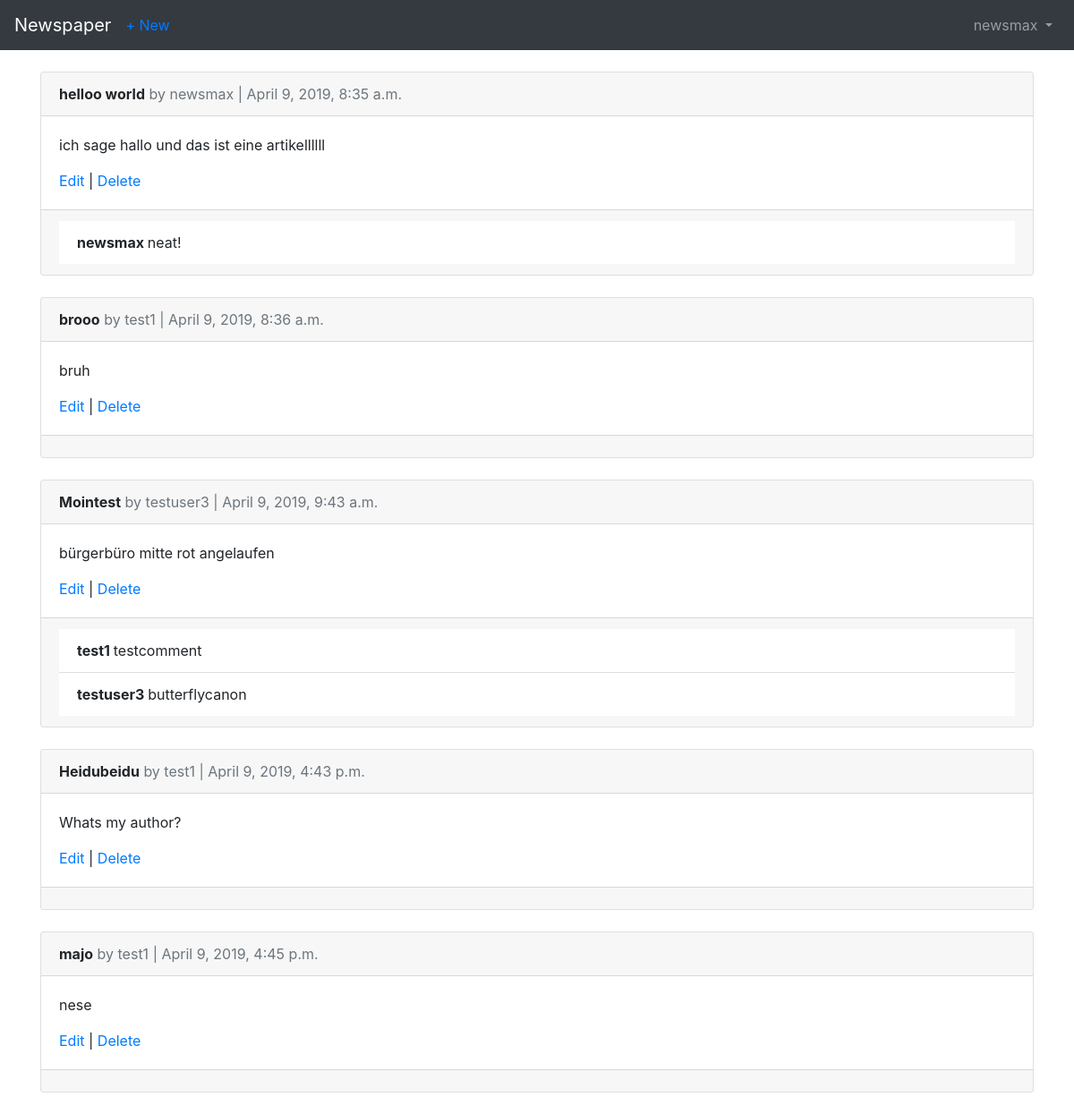
The page /articles/ (signed in) on the database its author committed.
### users/models.py (models this page shows)
class CustomUser(AbstractUser):
  age = models.PositiveIntegerField(null=True, blank=True) # null allows empty database value, blank allows empty form input

### articles/models.py (models this page shows, shortened)
class Article(models.Model):
  title = models.CharField(max_length=255)
  body = models.TextField()
  date = models.DateTimeField(auto_now_add=True)
  author = models.ForeignKey(get_user_model(), on_delete=models.CASCADE)

class Comment(models.Model):
  article = models.ForeignKey(
    Article,
    on_delete=models.CASCADE,
    related_name='comments'
  )
  comment = models.CharField(max_length=240)
  author = models.ForeignKey(get_user_model(), on_delete=models.CASCADE)
  def __str__(self):
    return self.comment

### articles/views.py (the view)
# urls.py: path('', ArticleListView.as_view(), name='article_list')
class ArticleListView(LoginRequiredMixin, ListView):
  model = Article
  template_name = "article_list.html"
  login_url = 'login'

### templates/article_list.html (shortened to what this page needs)
{% extends "base.html" %}
{% block content %}
  {% for article in object_list %}
    <div class="card">
      <div class="card-header">
        <span class="font-weight-bold">{{ article.title }}</span>
        <span class="text-muted"> by {{ article.author }} |
        {{article.date }}</span>
      </div>
      <div class="card-body">
        <p>{{ article.body }}</p>
        <a href="{% url 'article_edit' article.pk %}">Edit</a> |
        <a href="{% url 'article_delete' article.pk %}">Delete</a>
      </div>
      <div class="card-footer">
      {% for comment in article.comments.all %}
        <ul class="list-group list-group-flush">
          <li class="list-group-item">
            <span class="font-weight-bold">{{ comment.author }} </span>
            {{ comment }}
          </li>
        </ul>
      {% endfor %}
      </div>
    </div>
    <br />
  {% endfor %}
{% endblock content %}

### templates/base.html (shortened to what this page needs)
<!DOCTYPE html>
<html>
<head>
<link rel="stylesheet" href="https://stackpath.bootstrapcdn.com/bootstrap/4.3.1/css/bootstrap.min.css">
</head>
<body>
  <nav class="navbar navbar-expand-md navbar-dark bg-dark mb-4">
    <a class="navbar-brand" href="{% url 'home' %}">Newspaper</a>
    {% if user.is_authenticated %}
      <ul class="navbar-nav mr-auto">
        <li class="nav-item"><a href="{% url 'article_new' %}">+ New</a></li>
      </ul>
    {% endif %}
    <div class="collapse navbar-collapse" id="navbarCollapse">
      {% if user.is_authenticated %}
        <ul class="navbar-nav ml-auto">
          <li class="nav-item">
            <a class="nav-link dropdown-toggle" href="#" id="userMenu"
              data-toggle="dropdown" aria-haspopup="true"
              aria-expanded="false">
              {{ user.username }}
            </a>
          </li>
        </ul>
      {% else %}
        <form class="form-inline ml-auto">
          <a href="{% url 'login' %}" class="btn btn-outline-secondary">Log In</a>
          <a href="{% url 'signup' %}" class="btn btn-primary ml-2">Sign up</a>
        </form>
      {% endif %}
    </div>
  </nav>
  <div class="container">
  {% block content %}
  {% endblock content %}
  </div>
</body>
</html>

### rows shown on the page
CustomUser: username "newsmax"
Article: title "helloo world", author "newsmax", date "April 9, 2019, 8:35 a.m.", body "ich sage hallo und das ist eine artikellllll"
Comment: author "newsmax", comment "neat!"
Article: title "brooo", author "test1", date "April 9, 2019, 8:36 a.m.", body "bruh"
Article: title "Mointest", author "testuser3", date "April 9, 2019, 9:43 a.m.", body "bürgerbüro mitte rot angelaufen"
Comment: author "test1", comment "testcomment"
Comment: author "testuser3", comment "butterflycanon"
Article: title "Heidubeidu", author "test1", date "April 9, 2019, 4:43 p.m.", body "Whats my author?"
Article: title "majo", author "test1", date "April 9, 2019, 4:45 p.m.", body "nese"
